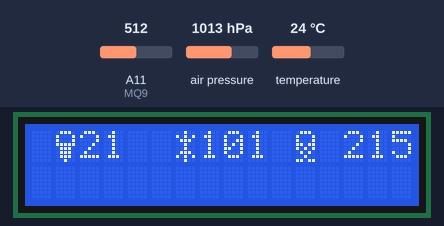
Bench run of a sketch on a simulated Arduino Mega 2560, built with avr-gcc and run on an emulated ATmega2560. On the bench: 16×2 character LCD. Inputs (shaded band) come from the test bench; at power-on: A11 (MQ9) = 512, temperature 24 °C, air pressure 1013 hPa. What the sketch prints to the serial monitor is not drawn.

Above: at 11.4 s.
11.5 s: A11 (MQ9) set to 716
At 13.1 s:
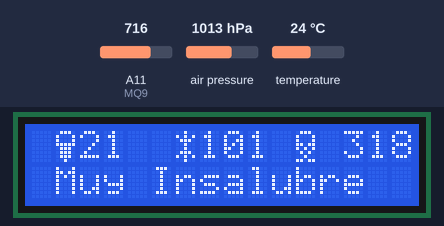
16.4 s: A11 (MQ9) set to 306
At 17.7 s:
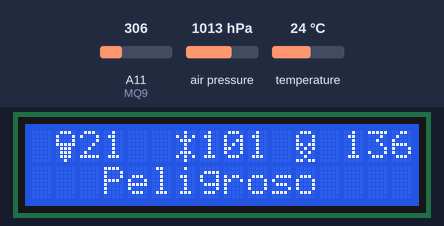
21.3 s: A11 (MQ9) set to 40
At 22.0 s:
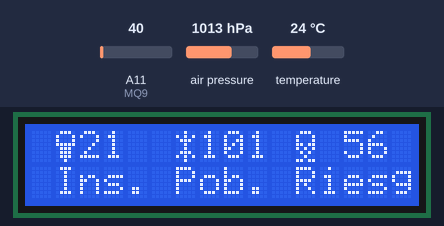
26.2 s: temperature set to 12 °C
At 28.5 s:
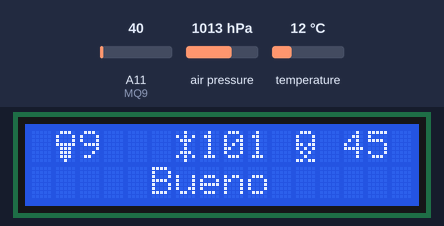
30.2 s: air pressure set to 952 hPa
At 31.5 s:
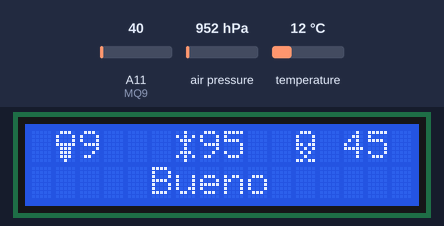
33.3 s: temperature set to 19 °C
At 34.3 s:
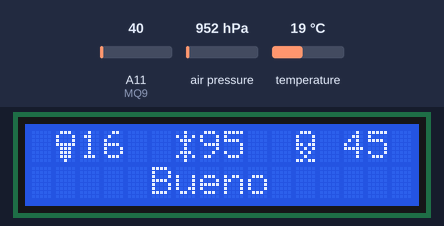

Measured:
- after the input at 16.4 s, the display: first differs from a run without the input after 0.58 s (image 2)
- after the input at 21.3 s, the display: changes after 0.30 s (image 3)
- after the input at 26.2 s, the display: first differs from a run without the input after 1.6 s (image 4)
- after the input at 30.2 s, the display: first differs from a run without the input after 0.64 s (image 5)
- after the input at 33.3 s, the display: first differs from a run without the input after 0.62 s (image 6)
- what the display in image 1 shows lasts 1.0 s, from 12.4 s to 13.4 s

The sketch:

Vasu.ino
```cpp
// (licence header left out)
#include <SFE_BMP180.h>
#include <LiquidCrystal.h>
#include <Wire.h>
LiquidCrystal lcd(8, 9, 4, 5, 6, 7);
SFE_BMP180 pressure;

struct sensorpres {
  float temp;
  float absolutakpa;
  float relativakpa;
  float altitudm;
  float altitudpies;
};
//CONSTANTES y Variables Globales
int lcd_key     = 0;
int adc_key_in  = 0;
const int MQ9 = A11;
const int ResModulo = 70;
const int R0 = 1;
const int Intervalo = 100;
const int Muestras = 5;

//Regresión del DATASHEET MQ9
const float X0 = 200;
const float Y0 = 1.8;
const float X1 = 10000;
const float Y1 = 0.8;
const float punto0[] = { log10(X0), log10(Y0) };
const float punto1[] = { log10(X1), log10(Y1) };
const float pendiente = (punto1[1] - punto0[1]) / (punto1[0] - punto0[0]);
const float coord = punto0[1] - punto0[0] * pendiente;
//Bot LCD
#define btnRIGHT  0
#define btnUP     1
#define btnDOWN   2
#define btnLEFT   3
#define btnSELECT 4
#define btnNONE   5
#define ALTITUDE 2679.0
// Símbolos del LCD en Vectores con Binarios
byte term[8] =
{
  0b00001110,
  0b00010001,
  0b00010001,
  0b00011111,
  0b00001110,
  0b00001110,
  0b00001110,
  0b00000100
};
byte psi[8] =
{
  0b00000100,
  0b00010101,
  0b00001110,
  0b00000100,
  0b00000100,
  0b00001110,
  0b00010101,
  0b00000100

};
byte index[8] = {
  B01110,
  B10001,
  B10001,
  B11011,
  B10101,
  B01010,
  B00100,
  B11011
};

/*int read_LCD_buttons()
{
  adc_key_in = analogRead(0);
  if (adc_key_in < 50)   return btnRIGHT;
  if (adc_key_in < 195)  return btnUP;
  if (adc_key_in < 380)  return btnDOWN;
  if (adc_key_in < 555)  return btnLEFT;
  if (adc_key_in < 790)  return btnSELECT;


  return btnNONE;
}*/

void setup()
{
  Serial.begin(9600);
  pressure.begin();
  lcd.begin(16, 2);
  lcd.createChar(1, term);
  lcd.createChar(2, psi);
  lcd.createChar(3, index);
  lcd.setCursor(1, 0);

  lcd.print(" Vasu v1.0 RC");
  for (int i = 0; i < 100; i++)
  {
    lcd.setCursor(1, 1);
    lcd.print("Calibrando- ");
    lcd.print(i);
    lcd.print("%");
    delay(100);
  }

  lcd.clear();
}

void loop()
{
  float resmedia, concentration, calidad;
  sensorpres presion;

  //BMP180
  presion = tasar();
  //MQ-9
  resmedia = promediar(MQ9);      // Obtener la Rs promedio
  concentration = concentracion(resmedia / R0); // Obtener la concentración
  calidad = aqi(concentration);
  lcd.setCursor(1, 0);
  lcd.write(1);
  lcd.print(presion.temp - 3.2, 0);
  lcd.setCursor(6, 0);
  lcd.write(2);
  lcd.print(presion.absolutakpa, 0);
  lcd.setCursor(11, 0);
  lcd.write(3);
  lcd.print(" ");
  lcd.print(calidad, 0);
  delay(1000);
  if (calidad > 0 && calidad < 50)
  {
    lcd.clear();
    lcd.setCursor(1, 1);
    lcd.print("    Bueno");
  }
  if (calidad > 50 && calidad < 100)
  {
    lcd.clear();
    lcd.setCursor(1, 1);
    lcd.print("   Moderado");
  }
  if (calidad > 100 && calidad < 150)
  {
    lcd.clear();
    lcd.setCursor(1, 1);
    lcd.print("Ins. Pob. Riesgo");
  }
  if (calidad > 150 && calidad < 200)
  {
    lcd.clear();
    lcd.setCursor(1, 1);
    lcd.print("  Insalubre");
  }
  if (calidad > 200 && calidad < 300)
  {
    lcd.clear();
    lcd.setCursor(1, 1);
    lcd.print("Muy Insalubre");
  }
  if (calidad > 300 && calidad < 500)
  {
    lcd.clear();
    lcd.setCursor(1, 1);
    lcd.print("  Peligroso");
  }
}


float promediar(int MQ9)
{
  float rs = 0;
  for (int i = 0; i < Muestras; i++) {
    rs += resmq(analogRead(MQ9));
    delay(Intervalo);
  }
  return rs / Muestras;
}


float resmq(int lecanalog)
{
  return (((float)ResModulo / 1000.0 * (1023 - lecanalog) / lecanalog));
}


float concentracion(float rs_ro_ratio)
{
  return pow(10, coord + pendiente * log(rs_ro_ratio));
}

//Función que devuelve el Air Quality Index
int aqi(int ppm)
{
  float calidad;
  calidad = (50 / 4.4) * ppm;
  return calidad;
}

sensorpres tasar()
{
  char status;
  double P, T, H, p0, a;
  sensorpres medida;
  status = pressure.startTemperature();
  if (status != 0)
  {
    delay(status);
    status = pressure.getTemperature(T);
    if (status != 0)
    {
      status = pressure.startPressure(3);
      if (status != 0)
      {
        delay(status);
        status = pressure.getPressure(H, T);
        if (status != 0)
        {
          medida.absolutakpa = H * 0.1;
          p0 = pressure.sealevel(H, ALTITUDE); // we're at 1655 meters (Boulder, CO)
          medida.relativakpa = p0 * 0.1;
          a = pressure.altitude(H, p0);
          medida.altitudm = a;
          medida.altitudpies = a * 3.28084;
          Serial.println(T);
          medida.temp = T;
        }
        else Serial.println("Error 1: Revisa la conexión BMP\n");
      }
      else Serial.println("Error 2: No se puede inciar BMP. REINICIAR!\n");
    }
    else Serial.println("No hay Temperatura. REINICIAR!\n");
  }
  else Serial.println("No se puede obtener Temperatura REINICIAR!\n");
  return medida;
}
```
